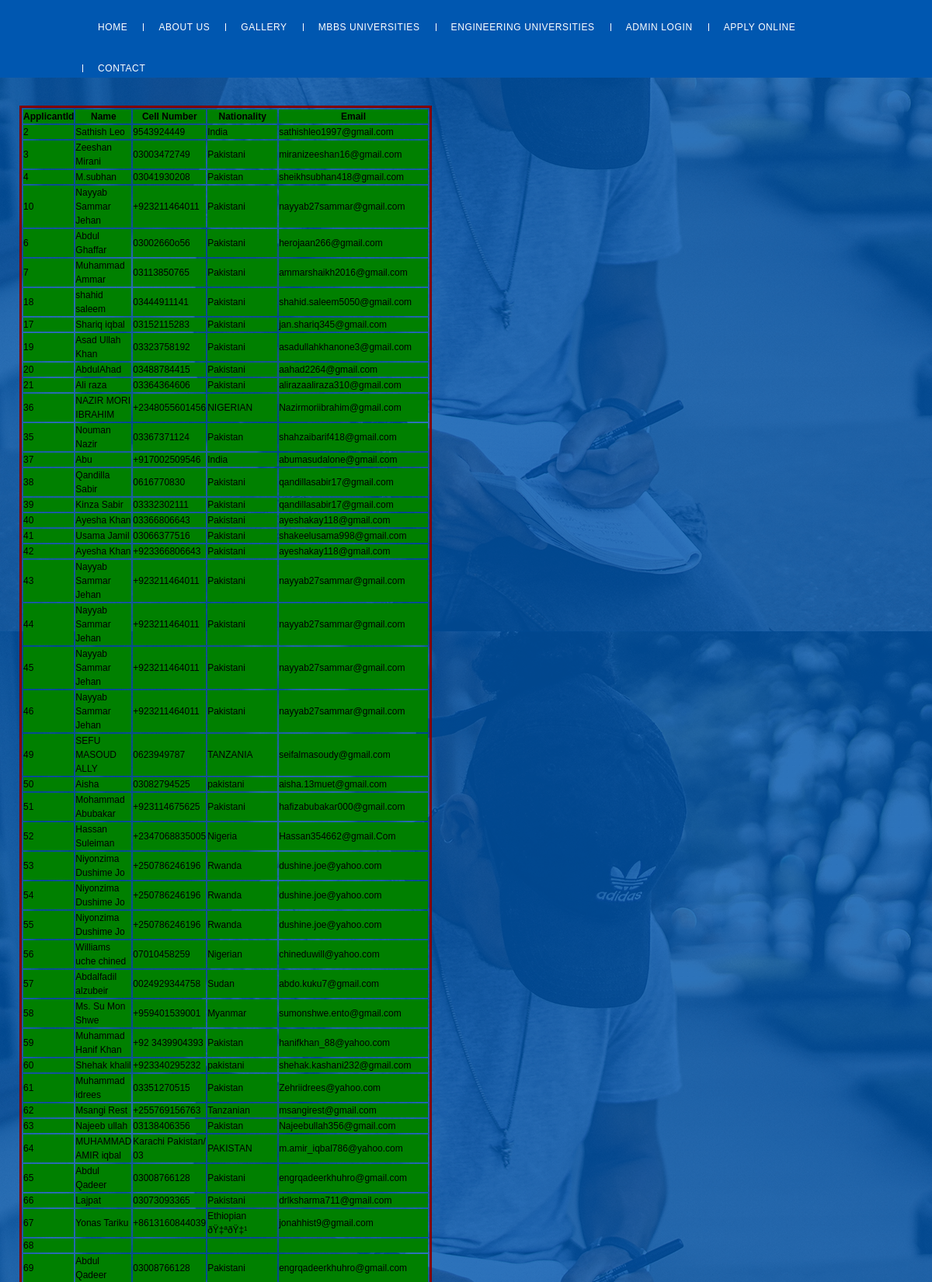
/Pages/ViewList.php (signed in, upper part), run on the app's committed database.
### tables this page shows
CREATE TABLE `applications` (
  `applicantid` int(255) NOT NULL,
  `Name` varchar(20) NOT NULL,
  `CellNumber` varchar(20) NOT NULL,
  `Nationality` varchar(20) DEFAULT NULL,
  `Email` varchar(100) DEFAULT NULL
);

### Pages/ViewList.php (the view, shortened to what this page needs)
<?php
$con=mysqli_connect('localhost','chinaadm_kafeelbutt','pakistan452');
mysqli_select_db($con,'chinaadm_applicants');
$q="SELECT * FROM applications";
$result=mysqli_query($con,$q);
$num=mysqli_num_rows($result);
?>
<!DOCTYPE html>
<html>
<head>
		<link rel="stylesheet" type="text/css" href="../CSS/mystyle.css" />
		<link rel="stylesheet" href="../CSS/ViewStyle.css"/>
		<link rel="stylesheet" type="text/css" href="../CSS/FormStyle.css" />
</head>
<body>
<div class="head_bg"></div>
		<div class="head w">
			<div class="menu">
				<div class="menu-header-container"><ul id="menu-header" class="menu"><li id="menu-item-1297"><a href="../index.html">Home</a></li>
<li id="menu-item-1495"><a href="../Pages/AboutUs.html">About Us</a>
</li>
<li id="menu-item-1505"><a href="../Pages/Gallery.php">Gallery</a></li>
<li id="menu-item-1501"><a href="#">MBBS UNIVERSITIES</a>
</li>
<li id="menu-item-1499"><a href="#">ENGINEERING UNIVERSITIES</a>
</li>
<li id="menu-item-1498"><a href="../Pages/Login.php">Admin Login</a></li>
<li id="menu-item-1507"><a href="../Pages/ApplyOnline.php">apply online</a></li>
<li id="menu-item-1497"><a href="../Pages/Contact.html">Contact</a></li>
</ul></div>				<div class="cb"></div>
			</div>
		</div>
		<link rel="stylesheet" type="text/css" href="../CSS/style.css" />
<div class="title_en w">
<table id="view_table">
<tr>
<th> ApplicantId </th>
<th> Name </th>
<th> Cell Number </th>
<th> Nationality </th>
<th> Email </th>
</tr>
<?php
 for($i=1;$i<=$num;$i++)
 {
	 $row = mysqli_fetch_array($result);
	 ?>
	 <tr>
	 <td> <?php echo $row['applicantid'] ?></td>
	 <td> <?php echo $row['Name'] ?></td>
	 <td><?php echo $row['CellNumber'] ?></td>
	 <td><?php echo $row['Nationality'] ?></td>
	 <td><?php echo $row['Email'] ?></td>
	 </tr>
	 <?php
 }
?>
</table>
</div>
	</body>
</html>
</body>
</html>

### CSS/mystyle.css (style rules this page uses)
html { height: 100%; }
body { box-sizing: border-box; font: 12px/1.5 tahoma, arial, sans-serif, "å¾®è½¯é›…é»‘"; margin: 0; min-height: 100%; padding: 0 0 70px; position: relative; }
ul li { list-style: none; }
li { list-style: none; }
a { display: block; text-decoration: none; }
.w { width: 90%; max-width: 1200px; margin: 0 auto; position: relative; }
.head { width: 100%; z-index: 10; }
.head_bg { background-color: #0057b0; height: 100px; position: absolute; *left: 0; width: 100%; }
.menu { margin: 20px 106px 10px; float: right; }
.menu ul { padding: 0; margin: 0; list-style-type: none; }
.menu ul li { float: left; position: relative; }
.menu ul li a { display: block; color: #fff; width: auto; padding:0 20px; height: 30px; line-height: 30px; text-align: center; letter-spacing: 0.05em; }
.menu-header-container > ul > li { padding-bottom:23px; transition:none; }
.menu-header-container > ul > li > a { text-transform: uppercase; }
.menu-header-container > ul > li > a:before { content: ''; background: #fff; width: 1px; height: 10px; margin-top: 10px; position: absolute; top: 0; left: 0; }
.menu-header-container > ul > li:first-child > a:before { content: ''; width: 0; }
.title_en { width: 1150px; }

### CSS/ViewStyle.css (style rules this page uses)
#view_table { border-style:solid; border-color:maroon; width:500px; }
#view_table tr { background-color:green; }

### CSS/FormStyle.css (style rules this page uses)
body { background-color: #0057b0; background: url('../images/login.png') repeat center ; }

### CSS/style.css (style rules this page uses)
body { background-color: #0057b0; }

### Pages/ViewList.php (style rules this page uses)
a:link { color:white; }

### data on the page
applications: applicantid "2", Name "Sathish Leo", CellNumber "9543924449", Nationality "India", Email "sathishleo1997@gmail.com"
applications: applicantid "3", Name "Zeeshan Mirani", CellNumber "03003472749", Nationality "Pakistani", Email "miranizeeshan16@gmail.com"
applications: applicantid "4", Name "M.subhan", CellNumber "03041930208", Nationality "Pakistan", Email "sheikhsubhan418@gmail.com"
applications: applicantid "10", Name "Nayyab Sammar Jehan", CellNumber "+923211464011", Nationality "Pakistani", Email "nayyab27sammar@gmail.com"
applications: applicantid "6", Name "Abdul Ghaffar", CellNumber "03002660o56", Nationality "Pakistani", Email "herojaan266@gmail.com"
applications: applicantid "7", Name "Muhammad Ammar", CellNumber "03113850765", Nationality "Pakistani", Email "ammarshaikh2016@gmail.com"
applications: applicantid "18", Name "shahid saleem", CellNumber "03444911141", Nationality "Pakistani", Email "shahid.saleem5050@gmail.com"
applications: applicantid "17", Name "Shariq iqbal", CellNumber "03152115283", Nationality "Pakistani", Email "jan.shariq345@gmail.com"
applications: applicantid "19", Name "Asad Ullah Khan", CellNumber "03323758192", Nationality "Pakistani", Email "asadullahkhanone3@gmail.com"
applications: applicantid "20", Name "AbdulAhad", CellNumber "03488784415", Nationality "Pakistani", Email "aahad2264@gmail.com"
applications: applicantid "21", Name "Ali raza", CellNumber "03364364606", Nationality "Pakistani", Email "alirazaaliraza310@gmail.com"
applications: applicantid "36", Name "NAZIR MORI IBRAHIM", CellNumber "+2348055601456", Nationality "NIGERIAN", Email "Nazirmoriibrahim@gmail.com"
applications: applicantid "35", Name "Nouman Nazir", CellNumber "03367371124", Nationality "Pakistan", Email "shahzaibarif418@gmail.com"
applications: applicantid "37", Name "Abu", CellNumber "+917002509546", Nationality "India", Email "abumasudalone@gmail.com"
applications: applicantid "38", Name "Qandilla Sabir", CellNumber "0616770830", Nationality "Pakistani", Email "qandillasabir17@gmail.com"
applications: applicantid "39", Name "Kinza Sabir", CellNumber "03332302111", Nationality "Pakistani", Email "qandillasabir17@gmail.com"
applications: applicantid "40", Name "Ayesha Khan", CellNumber "03366806643", Nationality "Pakistani", Email "ayeshakay118@gmail.com"
applications: applicantid "41", Name "Usama Jamil", CellNumber "03066377516", Nationality "Pakistani", Email "shakeelusama998@gmail.com"
applications: applicantid "42", Name "Ayesha Khan", CellNumber "+923366806643", Nationality "Pakistani", Email "ayeshakay118@gmail.com"
applications: applicantid "43", Name "Nayyab Sammar Jehan", CellNumber "+923211464011", Nationality "Pakistani", Email "nayyab27sammar@gmail.com"
applications: applicantid "44", Name "Nayyab Sammar Jehan", CellNumber "+923211464011", Nationality "Pakistani", Email "nayyab27sammar@gmail.com"
applications: applicantid "45", Name "Nayyab Sammar Jehan", CellNumber "+923211464011", Nationality "Pakistani", Email "nayyab27sammar@gmail.com"
applications: applicantid "46", Name "Nayyab Sammar Jehan", CellNumber "+923211464011", Nationality "Pakistani", Email "nayyab27sammar@gmail.com"
applications: applicantid "49", Name "SEFU MASOUD ALLY", CellNumber "0623949787", Nationality "TANZANIA", Email "seifalmasoudy@gmail.com"
applications: applicantid "50", Name "Aisha", CellNumber "03082794525", Nationality "pakistani", Email "aisha.13muet@gmail.com"
applications: applicantid "51", Name "Mohammad Abubakar", CellNumber "+923114675625", Nationality "Pakistani", Email "hafizabubakar000@gmail.com"
applications: applicantid "52", Name "Hassan Suleiman", CellNumber "+2347068835005", Nationality "Nigeria", Email "Hassan354662@gmail.Com"
applications: applicantid "53", Name "Niyonzima Dushime Jo", CellNumber "+250786246196", Nationality "Rwanda", Email "dushine.joe@yahoo.com"
applications: applicantid "54", Name "Niyonzima Dushime Jo", CellNumber "+250786246196", Nationality "Rwanda", Email "dushine.joe@yahoo.com"
applications: applicantid "55", Name "Niyonzima Dushime Jo", CellNumber "+250786246196", Nationality "Rwanda", Email "dushine.joe@yahoo.com"
applications: applicantid "56", Name "Williams uche chined", CellNumber "07010458259", Nationality "Nigerian", Email "chineduwill@yahoo.com"
applications: applicantid "57", Name "Abdalfadil alzubeir", CellNumber "0024929344758", Nationality "Sudan", Email "abdo.kuku7@gmail.com"
applications: applicantid "58", Name "Ms. Su Mon Shwe", CellNumber "+959401539001", Nationality "Myanmar", Email "sumonshwe.ento@gmail.com"
applications: applicantid "59", Name "Muhammad Hanif Khan", CellNumber "+92 3439904393", Nationality "Pakistan", Email "hanifkhan_88@yahoo.com"
applications: applicantid "60", Name "Shehak khalil", CellNumber "+923340295232", Nationality "pakistani", Email "shehak.kashani232@gmail.com"
applications: applicantid "61", Name "Muhammad idrees", CellNumber "03351270515", Nationality "Pakistan", Email "Zehriidrees@yahoo.com"
applications: applicantid "62", Name "Msangi Rest", CellNumber "+255769156763", Nationality "Tanzanian", Email "msangirest@gmail.com"
applications: applicantid "63", Name "Najeeb ullah", CellNumber "03138406356", Nationality "Pakistan", Email "Najeebullah356@gmail.com"
applications: applicantid "64", Name "MUHAMMAD AMIR iqbal", CellNumber "Karachi Pakistan/ 03", Nationality "PAKISTAN", Email "m.amir_iqbal786@yahoo.com"
applications: applicantid "65", Name "Abdul Qadeer", CellNumber "03008766128", Nationality "Pakistani", Email "engrqadeerkhuhro@gmail.com"
applications: applicantid "66", Name "Lajpat", CellNumber "03073093365", Nationality "Pakistani", Email "drlksharma711@gmail.com"
applications: applicantid "67", Name "Yonas Tariku", CellNumber "+8613160844039", Nationality "Ethiopian ðŸ‡ªðŸ‡¹", Email "jonahhist9@gmail.com"
applications: applicantid "68"
applications: applicantid "69", Name "Abdul Qadeer", CellNumber "03008766128", Nationality "Pakistani", Email "engrqadeerkhuhro@gmail.com"
